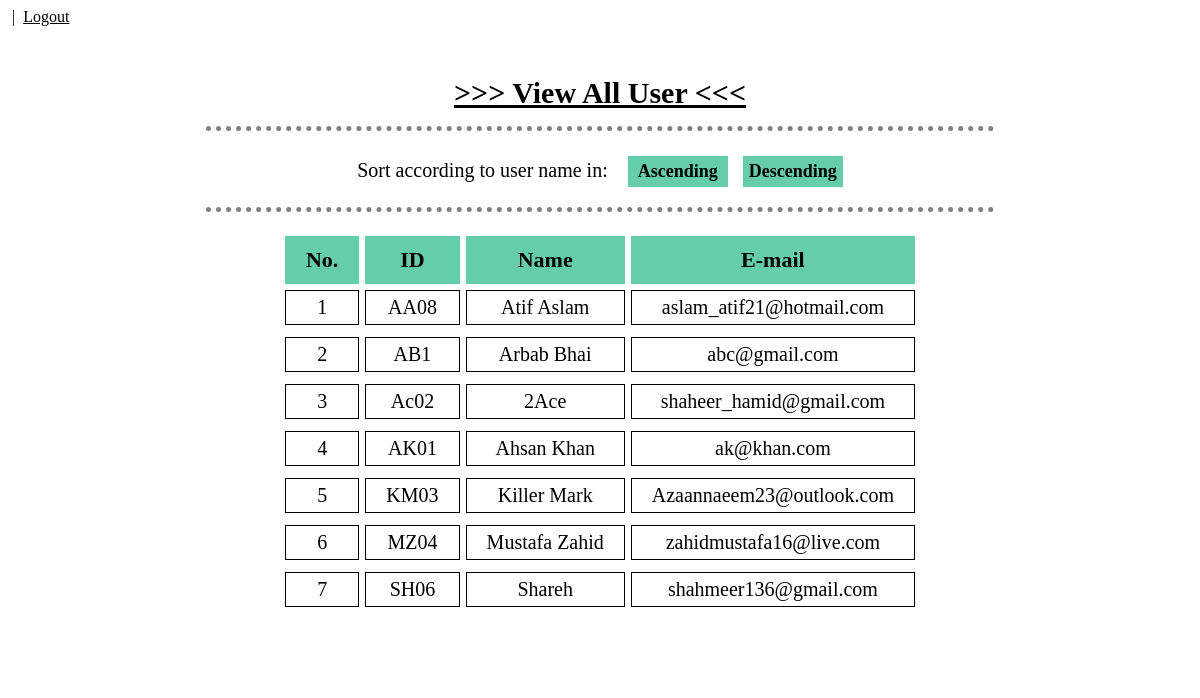
Screenshot of /Urban_Management_Final/DB_Project/artist_manage_view.php (signed in) with the database file from the repository.
### tables this page shows
CREATE TABLE `artist` (
  `Artist_id` varchar(11) NOT NULL,
  `Artist_Name` varchar(20) NOT NULL,
  `Artist_Email` varchar(30) NOT NULL
);

### Urban_Management_Final/DB_Project/artist_manage_view.php (the view, shortened to what this page needs)
<?php
	include "../database/connect.php";
	include '../session.php';
?>
<!DOCTYPE html>
<html>
<head>
</head>
<body background="..\image\concrete1.jpg">
	<div id="view" align="center">
		<br>
		<p><span style="text-decoration: underline;font-weight: 900;font-size: 30px"> >>> View All User <<< </span></p>
		<hr>
		<form action="artist_manage_view.php" method="POST" style="font-size: 20px;">
			Sort according to user name in: &nbsp;&nbsp;
			<input type="submit" name="ascending" value="Ascending">&nbsp;&nbsp;
			<input type="submit" name="descending" value="Descending">
		</form>
		<hr>
		<table align="center" cellpadding="20px" cellspacing="6px">
			<tr>
				<th>No.</th>
				<th>ID</th>
				<th>Name</th>
				<th>E-mail</th>
			</tr>
			<?php
				if (isset($_POST['ascending'])) {
					$count=0;
					$conn = mysqli_connect($servername, $username, $password, $dbname);
					$read_user = "SELECT * FROM artist ORDER BY Artist_Name ASC";
					$result_read_user = mysqli_query($conn, $read_user);
					if(mysqli_num_rows($result_read_user)>0){
						while($row = mysqli_fetch_array($result_read_user, MYSQLI_ASSOC)){
							$count=$count+1;
							echo "<tr>";
							echo "<td>".$count."</td>";
							echo "<td>".$row['Artist_id']."</td>";
							echo "<td>".$row['Artist_Name']."</td>";
							echo "<td>".$row['Artist_Email']."</td>";
							echo "<tr>";
						}
					}
				}
				else{
					$count=0;
					$conn = mysqli_connect($servername, $username, $password, $dbname);
					$read_user = "SELECT * FROM artist ORDER BY Artist_Id ASC";
					$result_read_user = mysqli_query($conn, $read_user);
					if(mysqli_num_rows($result_read_user)>0){
						while($row = mysqli_fetch_array($result_read_user, MYSQLI_ASSOC)){
							$count=$count+1;
							echo "<tr>";
							echo "<td>".$count."</td>";
							echo "<td>".$row['Artist_id']."</td>";
							echo "<td>".$row['Artist_Name']."</td>";
							echo "<td>".$row['Artist_Email']."</td>";
							echo "<tr>";
						}
					}
				}
			?>
		</table>
	</div>
</body>
</html>

### Urban_Management_Final/DB_Project/session.php (shortened to what this page needs)
<?php
if (isset($_SESSION['UserFullName'])!=null){
	$utype=$_SESSION['UserType'];
	if($utype=='Admin'){
		echo "<b><p style='text-align:right;font-size:18px;'>Hello, ".$_SESSION['UserFullName']." ! &nbsp;|&nbsp; <a href='index.php' >Home </a>";
		echo "&nbsp;|&nbsp; <a href='admin_manage.php'>Admin Management</a>";
		echo "&nbsp;|&nbsp; <a href='my_profile.php'>My Profile</a>";
		echo "&nbsp;|&nbsp; <a href='Admin_client_event.php'>Client Event</a>";
		echo "&nbsp;|&nbsp; <a href='logout.php'>Logout</a></p></b>";
	}
	else{
		echo "&nbsp;|&nbsp; <a href='logout.php' >Logout</a></p></b>";
	}
}
else{
	echo "<b><p style='text-align:right;font-size:18px'>Welcome ! ";
	echo "&nbsp;|&nbsp; <a href='index.php'>Home</a>";
	echo "&nbsp;|&nbsp; <a href='login_register.php'>Login/Register </a>";
	$login_status="no";
}
?>

### Urban_Management_Final/DB_Project/artist_manage_view.php (style rules this page uses)
a { color: black; }
form { margin-left: 60px; margin-top: 15px; margin-right: 60px; }
table { max-width:1200px; margin-bottom:50px; margin-left:auto; margin-right:auto; background-color: white; text-align:center; }
th { background-color: #66CDAA; border:1px solid #66CDAA; font-size: 22px; text-align: center; padding-top: 10px ; padding-bottom: 10px ; }
td { border:1px solid black; font-size: 20px; font-family: Times New Roman; text-align: center; padding-top: 5px ; padding-bottom: 5px ; }
input[type=submit] { padding: 5px; color: black; border: none; background-color: #66CDAA; font-weight: 700; font-family: Times New Roman; font-size: 18px; text-align: center; width: 100px; }
div { margin: auto; padding-bottom: 1px; width: 70%; background-color: white; }
hr { border-top: 5px dotted grey; border-bottom: none; border-left: none; border-right: none; width: 95%; padding-top: 10px }

### rows the page displays
artist: Artist_id "AA08", Artist_Name "Atif Aslam", Artist_Email "aslam_atif21@hotmail.com"
artist: Artist_id "AB1", Artist_Name "Arbab Bhai", Artist_Email "abc@gmail.com"
artist: Artist_id "Ac02", Artist_Name "2Ace", Artist_Email "shaheer_hamid@gmail.com"
artist: Artist_id "AK01", Artist_Name "Ahsan Khan", Artist_Email "ak@khan.com"
artist: Artist_id "KM03", Artist_Name "Killer Mark", Artist_Email "Azaannaeem23@outlook.com"
artist: Artist_id "MZ04", Artist_Name "Mustafa Zahid", Artist_Email "zahidmustafa16@live.com"
artist: Artist_id "SH06", Artist_Name "Shareh", Artist_Email "shahmeer136@gmail.com"
